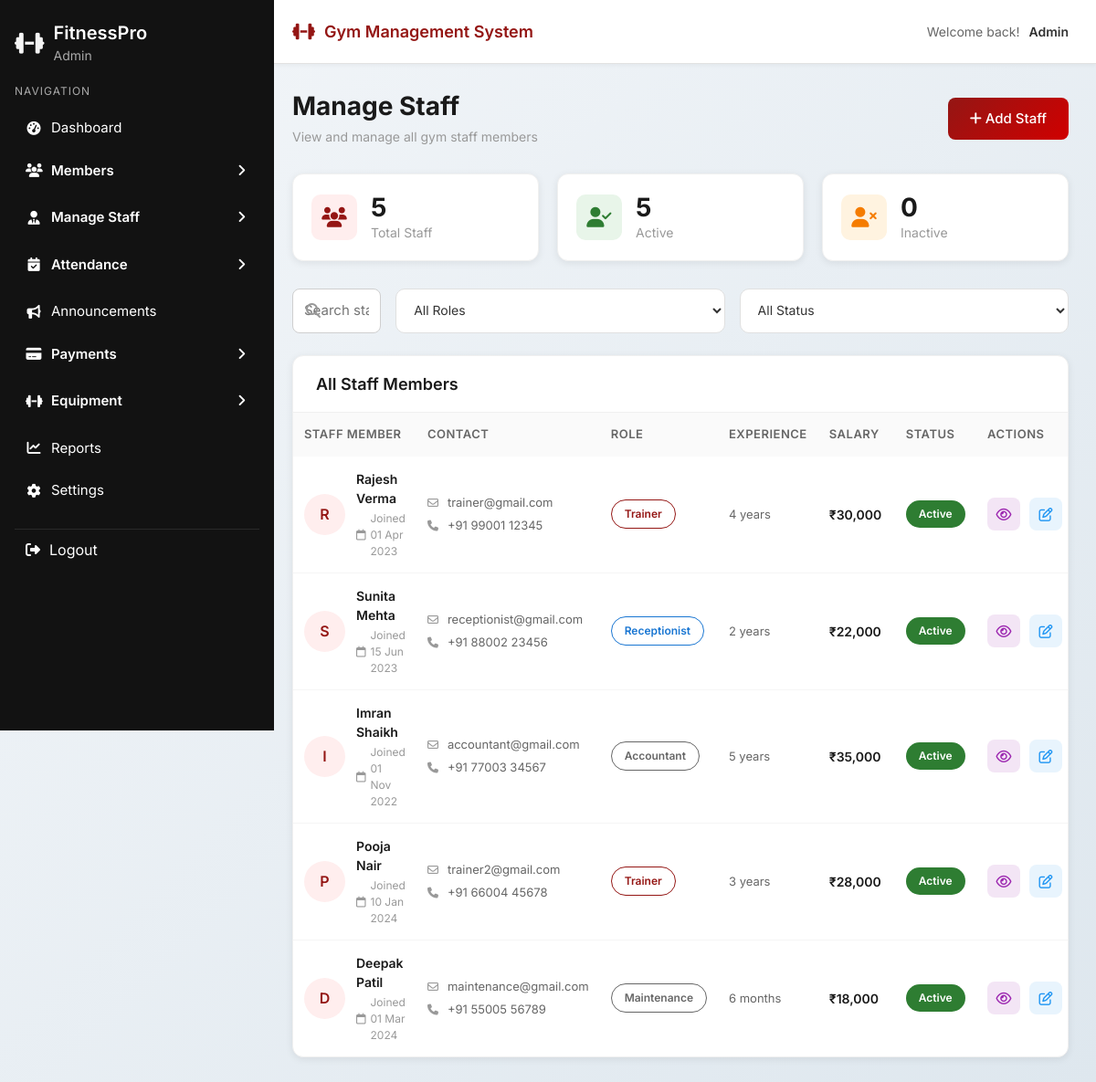
Page /admin1/staff-list.php on the committed database.
### tables this page shows
CREATE TABLE `staff` (
  `id` int(11) NOT NULL,
  `full_name` varchar(100) NOT NULL,
  `role` enum('trainer','receptionist','accountant','manager','maintenance','other') NOT NULL,
  `email` varchar(100) NOT NULL,
  `phone` varchar(20) NOT NULL,
  `join_date` date NOT NULL,
  `salary` decimal(10,2) DEFAULT NULL,
  `address` text DEFAULT NULL,
  `skills` text DEFAULT NULL,
  `experience` varchar(100) DEFAULT NULL,
  `emergency_contact` varchar(50) DEFAULT NULL,
  `status` enum('Active','Inactive') NOT NULL DEFAULT 'Active',
  `created_at` timestamp NOT NULL DEFAULT current_timestamp()
);

### admin1/staff-list.php (the view, shortened to what this page needs)
<?php
require_once '../dbcon.php';
$sql    = "SELECT * FROM staff ORDER BY created_at DESC";
$result = mysqli_query($conn, $sql);
$staff_list = [];
if (mysqli_num_rows($result) > 0) {
    while ($row = mysqli_fetch_assoc($result)) {
        $staff_list[] = $row;
    }
}
$total_staff    = count($staff_list);
$active_staff   = 0;
$inactive_staff = 0;
foreach ($staff_list as $s) {
    if ($s['status'] === 'Active') $active_staff++;
    else $inactive_staff++;
}
?>
<!DOCTYPE html>
<html lang="en">
<head>
  <link href="https://cdn.jsdelivr.net/npm/bootstrap@5.3.2/dist/css/bootstrap.min.css" rel="stylesheet">
  <link rel="stylesheet" href="https://cdnjs.cloudflare.com/ajax/libs/font-awesome/6.5.1/css/all.min.css">
  <link rel="stylesheet" href="../css/sidebar.css">
  <link rel="stylesheet" href="../css/common.css">
</head>
<body>
<?php include '../layout/header.php'; ?>
<?php include '../layout/sidebar.php'; ?>
<div class="main-wrapper">
  <div class="main-content">
    <div class="page-header">
      <div class="d-flex justify-content-between align-items-center">
        <div>
          <h1 class="page-title">Manage Staff</h1>
          <p class="page-subtitle">View and manage all gym staff members</p>
        </div>
        <a href="staff-add.php" class="btn app-btn-primary">
          <i class="fa-solid fa-plus"></i> Add Staff
        </a>
      </div>
    </div>
    <div class="stats-grid">
      <div class="stat-card">
        <div class="stat-icon total"><i class="fa-solid fa-users"></i></div>
        <div class="stat-info"><h3><?= $total_staff ?></h3><p>Total Staff</p></div>
      </div>
      <div class="stat-card">
        <div class="stat-icon active"><i class="fa-solid fa-user-check"></i></div>
        <div class="stat-info"><h3><?= $active_staff ?></h3><p>Active</p></div>
      </div>
      <div class="stat-card">
        <div class="stat-icon inactive"><i class="fa-solid fa-user-xmark"></i></div>
        <div class="stat-info"><h3><?= $inactive_staff ?></h3><p>Inactive</p></div>
      </div>
    </div>
    <div class="d-flex gap-3 mb-4">
      <div class="search-box flex-grow-1">
        <i class="fa-solid fa-magnifying-glass"></i>
        <input type="text" id="searchInput" placeholder="Search staff by name, email or phone...">
      </div>
      <select class="filter-select" id="roleFilter">
        <option value="">All Roles</option>
      </select>
      <select class="filter-select" id="statusFilter">
        <option value="">All Status</option>
      </select>
    </div>
    <div class="members-table-container">
      <div class="table-header">
        <h3>All Staff Members</h3>
      </div>
      <table class="members-table">
        <thead>
          <tr>
            <th>Staff Member</th>
            <th>Contact</th>
            <th>Role</th>
            <th>Experience</th>
            <th>Salary</th>
            <th>Status</th>
            <th>Actions</th>
          </tr>
        </thead>
        <tbody id="staffTableBody">
          <?php if (count($staff_list) > 0): ?>
            <?php foreach ($staff_list as $s):
              $initial    = strtoupper(substr($s['full_name'], 0, 1));
              $role_class = match($s['role']) {
                'trainer'      => 'premium',
                'receptionist' => 'standard',
                'accountant'   => 'basic',
                default        => 'basic'
              };
            ?>
            <tr data-role="<?= strtolower($s['role']) ?>"
                data-status="<?= strtolower($s['status']) ?>">
              <td>
                <div class="member-cell">
                  <div class="member-avatar"><?= $initial ?></div>
                  <div class="member-info">
                    <span class="name"><?= htmlspecialchars($s['full_name']) ?></span>
                    <span class="joined">
                      <i class="fa-regular fa-calendar"></i>
                      Joined <?= date('d M Y', strtotime($s['join_date'])) ?>
                    </span>
                  </div>
                </div>
              </td>
              <td>
                <div class="contact-cell">
                  <div class="email"><i class="fa-regular fa-envelope"></i> <?= htmlspecialchars($s['email']) ?></div>
                  <div class="phone"><i class="fa-solid fa-phone"></i> <?= htmlspecialchars($s['phone']) ?></div>
                </div>
              </td>
              <td><span class="plan-badge <?= $role_class ?>"><?= ucfirst($s['role']) ?></span></td>
              <td style="color:#666;font-size:13px;"><?= $s['experience'] ? htmlspecialchars($s['experience']) : '—' ?></td>
              <td style="font-weight:600;color:#1a1a1a;"><?= $s['salary'] ? '₹' . number_format($s['salary'], 0) : '—' ?></td>
              <td>
                <span class="status-badge <?= strtolower($s['status']) ?>">
                  <?= htmlspecialchars($s['status']) ?>
                </span>
              </td>
              <td>
                <div class="action-buttons">
                  <button class="btn-action view"
                          onclick='openViewModal(<?= json_encode($s) ?>)'
                          title="View Details">
                    <i class="fa-regular fa-eye"></i>
                  </button>
                  <button class="btn-action edit"
                          onclick='openEditModal(<?= json_encode($s) ?>)'
                          title="Edit">
                    <i class="fa-regular fa-pen-to-square"></i>
                  </button>
                </div>
              </td>
            </tr>
            <?php endforeach; ?>
          <?php endif; ?>
        </tbody>
      </table>
    </div>
  </div>
</div>
</body>
</html>

### css/sidebar.css (style rules this page uses)
:root { --sidebar-bg: #121212; --hover-bg: #1e1e1e; --active-color: #941614; --text-light: #ffffff; }

### admin1/staff-list.php (style rules this page uses)
.action-buttons { display: flex; gap: 8px; align-items: center; flex-wrap: nowrap; }
.btn-action { width: 34px; height: 34px; border-radius: 8px; border: none; display: inline-flex; align-items: center; justify-content: center; cursor: pointer; font-size: 15px; transition: all 0.2s; flex-shrink: 0; }
.btn-action.view { background: #f3e5f5; color: #9c27b0; }
.btn-action.edit { background: #e8f4fd; color: #2196f3; }
.members-table-container { overflow-x: auto; -webkit-overflow-scrolling: touch; }
.members-table { min-width: 900px; }
.members-table th, .members-table td { padding: 14px 12px !important; font-size: 13px; }
.members-table th:last-child, .members-table td:last-child { min-width: 110px; white-space: nowrap; }
.members-table th:nth-child(4), .members-table td:nth-child(4) { width: 100px; }
.members-table th:nth-child(5), .members-table td:nth-child(5) { width: 90px; }
.members-table th:nth-child(6), .members-table td:nth-child(6) { width: 90px; }
.members-table th:nth-child(7), .members-table td:nth-child(7) { width: 110px; }

### layout/header.php (style rules this page uses)
.main-wrapper { margin-top: 70px !important; }

### rows in the picture
staff: full_name "R", full_name "Rajesh Verma", join_date "01 Apr 2023", email "trainer@gmail.com", phone "+91 99001 12345", role "Trainer", experience "4 years", salary "30,000", status "Active"
staff: full_name "S", full_name "Sunita Mehta", join_date "15 Jun 2023", email "receptionist@gmail.com", phone "+91 88002 23456", role "Receptionist", experience "2 years", salary "22,000", status "Active"
staff: full_name "I", full_name "Imran Shaikh", join_date "01 Nov 2022", email "accountant@gmail.com", phone "+91 77003 34567", role "Accountant", experience "5 years", salary "35,000", status "Active"
staff: full_name "P", full_name "Pooja Nair", join_date "10 Jan 2024", email "trainer2@gmail.com", phone "+91 66004 45678", role "Trainer", experience "3 years", salary "28,000", status "Active"
staff: full_name "D", full_name "Deepak Patil", join_date "01 Mar 2024", email "maintenance@gmail.com", phone "+91 55005 56789", role "Maintenance", experience "6 months", salary "18,000", status "Active"

### other values in the picture
$_SESSION['role'] "Admin"
$user_role "Admin"
$total_staff "5"
$active_staff "5"
$inactive_staff "0"
